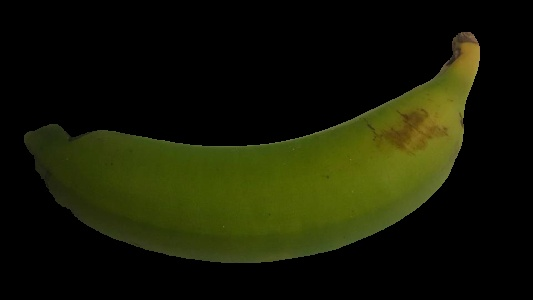
#> input picture dataset/segmented/mentah/0.jpg, 533 x 300 px
$ jupyter execute main.ipynb
#> lines starting #> are read from the running program, lines starting #| are printed output that depends on the picture; after the words box and inside, x2 and y2 are one past the last pixel; in counts of white or black regions, pixels touching at a corner belong together
[cell 1]
import numpy as np
import pandas as pd
import matplotlib.pyplot as plt
import seaborn as sns
import os
import cv2
import random
from tqdm import tqdm
from sklearn.model_selection import train_test_split
from sklearn.metrics import confusion_matrix
import glob
import tensorflow as tf

[cell 2]
dataset = '../dataset/'
IMAGE_WIDTH = 533
IMAGE_HEIGHT = 300
# read all images in the folder dataset
labels = ['mentah', 'matang']
images = []
for label in labels:
    for file in tqdm(glob.glob(dataset + label + '/*.jpg')):
        img = cv2.imread(file)
#> img is the input picture: shape (300, 533, 3); mean B, G, R 4.7, 25.3, 22.4
        img = cv2.resize(img, (IMAGE_WIDTH, IMAGE_HEIGHT))
        img_array = np.array(img)
        images.append([img_array, label])
print(len(images))
#| 2

[cell 3]
def cv2_show(img):
    cv2.imshow('image', img)
    cv2.waitKey(0)
    cv2.destroyAllWindows()

def gaussian_blur(img):
    return cv2.GaussianBlur(img, (3, 3), 0)

def hsv(img):
    return cv2.cvtColor(img, cv2.COLOR_BGR2HSV)

def mask(img, label):
    if label == 'mentah':
        lower = np.array([0, 66, 0])
        upper = np.array([255, 255, 255])
    else:
        lower = np.array([0, 41, 0])
        upper = np.array([255, 255, 255])
    return cv2.inRange(img, lower, upper)

[cell 4]
cv2_show(images[0][0])

# blur all images
blur_images = []

for i in range(len(images)):
    blur_images.append([gaussian_blur(images[i][0]), images[i][1]])
#> this loop made 2 passes
#> after the loop, blur_images = 2 items

cv2_show(blur_images[0][0])

# convert to hsv
hsv_images = []

for i in range(len(blur_images)):
    hsv_images.append([hsv(blur_images[i][0]), images[i][1]])
#> after the loop, hsv_images = 2 items

cv2_show(hsv_images[0][0])
#> in cv2_show (call 3), `cv2.imshow('image', img)`:
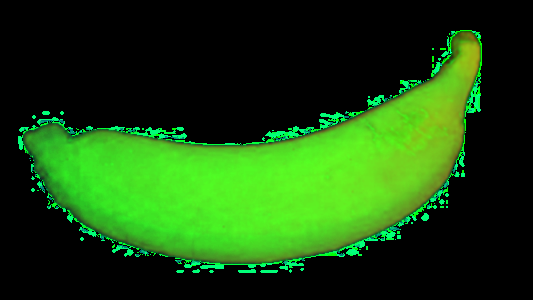
#> window 'image': shape (300, 533, 3); mean B, G, R 13.7, 72, 25.7

[cell 5]
# mask all images
mask_images = []

for i in range(len(images)):
    mask_images.append([mask(hsv_images[i][0], images[i][1]), images[i][1]])
#> this loop made 2 passes
#> (lower in mask, upper in mask) on passes 1 to 2: ([0, 66, 0], [255, 255, 255]), ([0, 41, 0], [255, 255, 255])
#> after the loop, mask_images = 2 items

cv2_show(mask_images[0][0])
#> in cv2_show (call 4), `cv2.imshow('image', img)`:
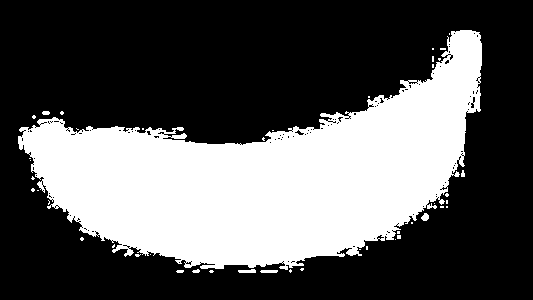
#> window 'image': shape (300, 533); 34.6% white; 45 white regions (37 under 20 px), largest, box (x1, y1, x2, y2) and area: (18, 30, 482, 270) 54743, (238, 269, 256, 273) 57, (260, 270, 278, 273) 51

[cell 6]
# erosion and dilation

segmented_images = []

for mask in mask_images:
    kernel = np.ones((3, 3),np.uint8)
    erosion = cv2.erode(mask[0], kernel,iterations = 1)
    dilation = cv2.dilate(erosion,kernel,iterations = 1)
    segmented_images.append([dilation, mask[1]])
#> this loop made 2 passes
#> kernel on passes 1 to 2: [[1, 1, 1], [1, 1, 1], [1, 1, 1]], [[1, 1, 1], [1, 1, 1], [1, 1, 1]]
#> pass 1, `dilation = cv2.dilate(erosion,kernel,iterations = 1)`:
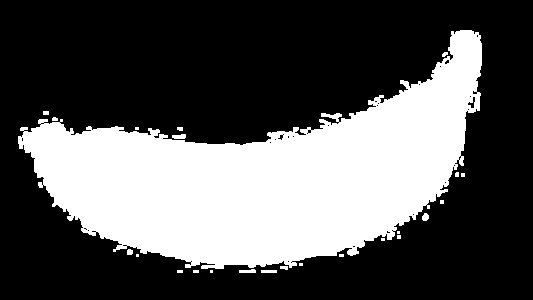
#> dilation: shape (300, 533); 33.9% white; 24 white regions (13 under 20 px), largest, box (x1, y1, x2, y2) and area: (18, 30, 482, 269) 53647, (172, 134, 186, 139) 58, (239, 269, 256, 273) 55
#> pass 2, `dilation = cv2.dilate(erosion,kernel,iterations = 1)`:
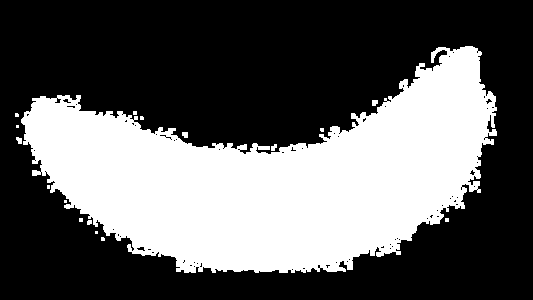
#> dilation: shape (300, 533); 37% white; 17 white regions (11 under 20 px), largest, box (x1, y1, x2, y2) and area: (21, 46, 497, 273) 58845, (372, 100, 378, 106) 32, (182, 132, 188, 138) 32, (16, 137, 22, 144) 32, (271, 144, 277, 151) 30, (87, 220, 92, 225) 22
#> after the loop, segmented_images = 2 items

cv2_show(segmented_images[0][0])

[cell 7]
# final images v1
final_images = []

for i in range(len(segmented_images)):
    final_images.append([cv2.bitwise_and(images[i][0], images[i][0], mask=segmented_images[i][0]), images[i][1]])
#> after the loop, final_images = 2 items

# masih terdapat sisa-sisa background
cv2_show(final_images[0][0])

[cell 8]
def gaussian_blur_v2(img):
    return cv2.GaussianBlur(img, (15, 15), 3)

def mask_v2(img, label):
    if label == 'mentah':
        lower = np.array([0, 100, 0])
        upper = np.array([255, 255, 255])
    else:
        lower = np.array([0, 95, 0])
        upper = np.array([255, 255, 255])
    return cv2.inRange(img, lower, upper)

segmented_images_v2 = []

for image in images:
    img = gaussian_blur_v2(image[0])
    img = hsv(img)
    img = mask_v2(img, image[1])

    kernel = np.ones((3, 3),np.uint8)
    if image[1] == 'mentah' :
        erosion = cv2.erode(img, kernel,iterations = 1)
        dilation = cv2.dilate(erosion,kernel,iterations = 1)
    else:
        erosion = cv2.erode(img, kernel,iterations = 2)
        dilation = cv2.dilate(erosion,kernel,iterations = 1)
    segmented_images_v2.append([dilation, image[1]])
#> this loop made 2 passes
#> (lower in mask_v2, upper in mask_v2, kernel) on passes 1 to 2: ([0, 100, 0], [255, 255, 255], [[1, 1, 1], [1, 1, 1], [1, 1, 1]]), ([0, 95, 0], [255, 255, 255], [[1, 1, 1], [1, 1, 1], [1, 1, 1]])
#> pass 1, `img = gaussian_blur_v2(image[0])`:
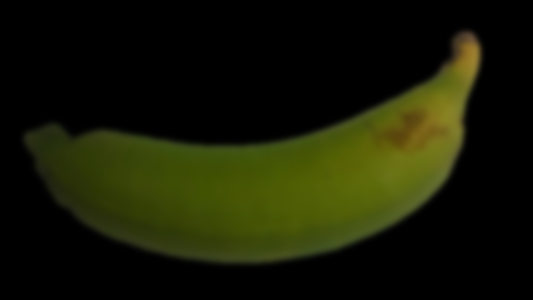
#> img: shape (300, 533, 3); mean of channels 0, 1, 2 4.7, 25.3, 22.4; drawn as B, G, R
#> pass 1, `img = mask_v2(img, image[1])`:
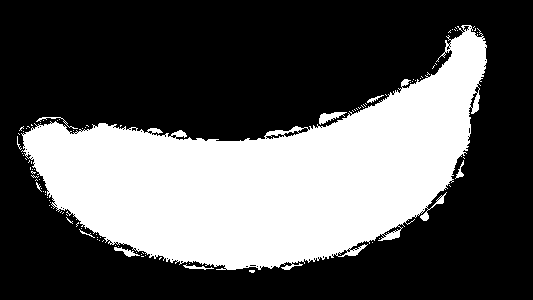
#> img: shape (300, 533); 34.6% white; 97 white regions (89 under 20 px), largest, box (x1, y1, x2, y2) and area: (21, 25, 487, 270) 54550, (319, 112, 347, 125) 170, (114, 247, 140, 257) 98
#> pass 1, `erosion = cv2.erode(img, kernel,iterations = 1)`:
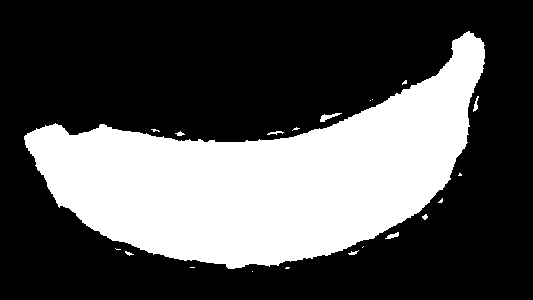
#> erosion: shape (300, 533); 32.4% white; 21 white regions (12 under 20 px), largest, box (x1, y1, x2, y2) and area: (24, 31, 485, 269) 51358, (320, 113, 342, 122) 83, (385, 232, 399, 239) 50
#> after the loop:
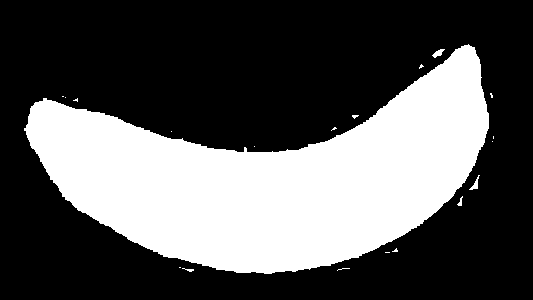
#> erosion: shape (300, 533); 34.3% white; 20 white regions (15 under 20 px), largest, box (x1, y1, x2, y2) and area: (24, 44, 489, 274) 54538, (432, 49, 445, 58) 57, (469, 175, 480, 190) 55, (457, 196, 463, 206) 27, (182, 268, 194, 272) 22
#> after the loop:
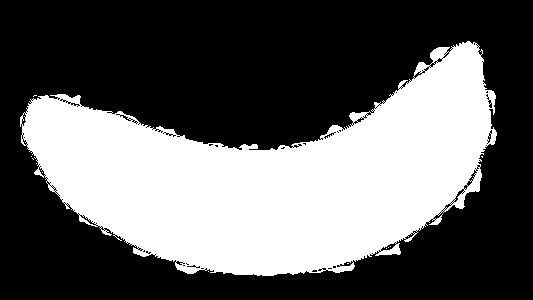
#> img: shape (300, 533); 37.9% white; 12 white regions (11 under 20 px), largest, box (x1, y1, x2, y2) and area: (20, 41, 497, 276) 60515
#> after the loop, segmented_images_v2 = 2 items

final_images_v2 = []
for i in range(len(final_images)):
    final_images_v2.append([cv2.bitwise_and(images[i][0], images[i][0], mask=segmented_images_v2[i][0]), images[i][1]])
#> after the loop, final_images_v2 = 2 items
cv2_show(segmented_images_v2[0][0])
#> in cv2_show (call 7), `cv2.imshow('image', img)`:
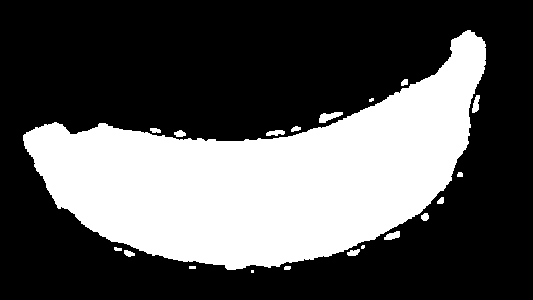
#> window 'image': shape (300, 533); 33.7% white; 20 white regions (3 under 20 px), largest, box (x1, y1, x2, y2) and area: (23, 30, 486, 270) 52898, (319, 112, 343, 123) 151, (384, 231, 400, 240) 96
cv2_show(final_images_v2[0][0])
len(final_images_v2)
